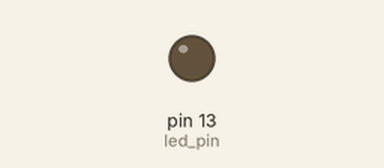
Simulated run of this sketch. Board: Arduino Uno, built with avr-gcc and run on an emulated ATmega328P. Shown: output pins drawn as LEDs (lit = HIGH).

Above: at 5.0 s.
Timing chart, 0 to 13.0 s (numbered marks = the images above):
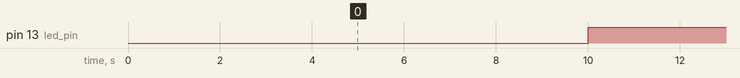

Measured:
- by itself, pin 13 (led_pin): alternates HIGH for 5.0 s and LOW for 5.0 s

The sketch:

ANDES_Q9_TEST.ino
```cpp
#include <FlexiTimer2.h>
int led_pin = 13;

void flash() {
  static bool flag = 1;
  digitalWrite(led_pin, flag?LOW:HIGH);
  flag = !flag;
}

void setup() {
  pinMode(led_pin, OUTPUT);
  FlexiTimer2::set(5000, flash);
  FlexiTimer2::start();
}

void loop() {
  // Nothing ...
}
```
